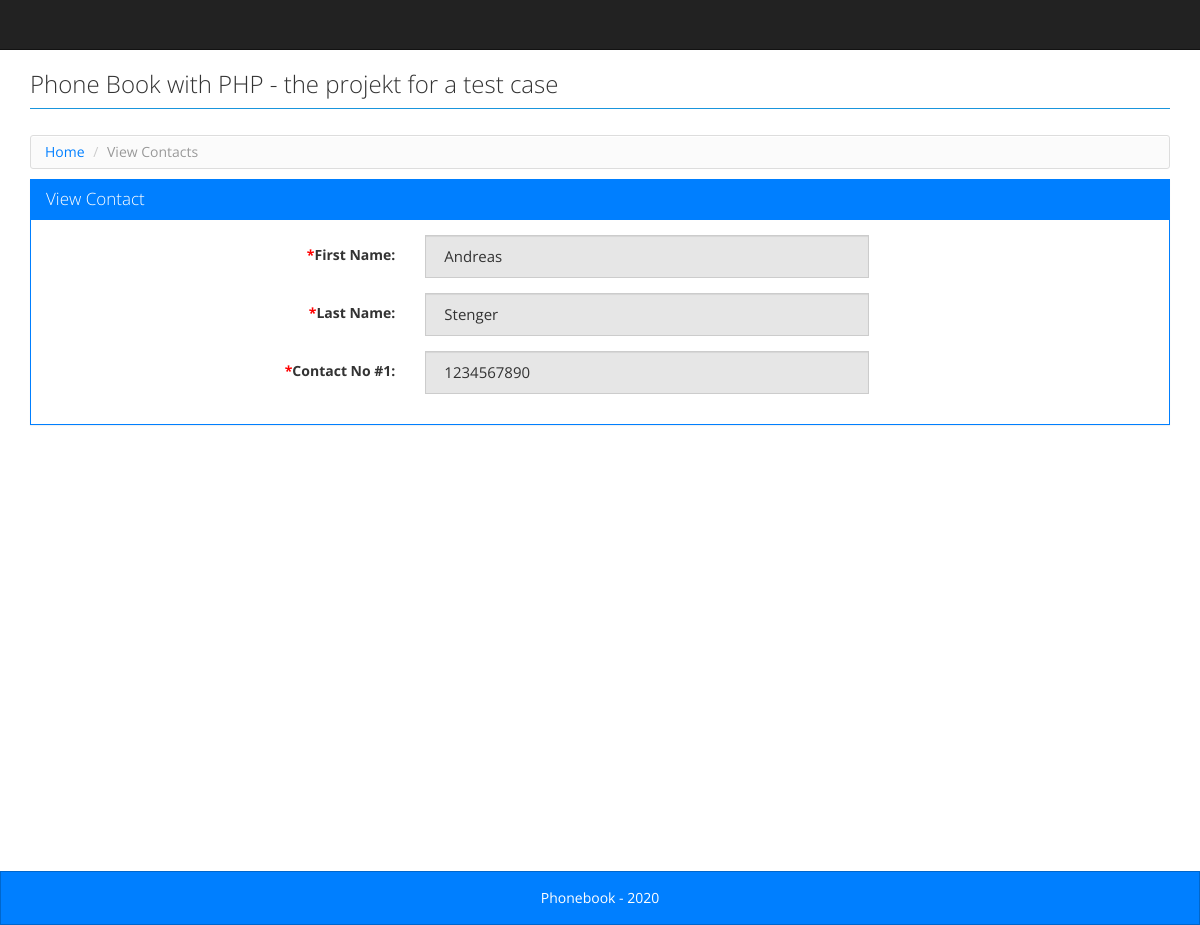
/view_contacts.php?cid=49, run on the app's committed database.
### tables this page shows
CREATE TABLE `tbl_contacts` (
  `contact_id` int(11) NOT NULL,
  `first_name` varchar(255) NOT NULL,
  `last_name` varchar(255) NOT NULL,
  `contact_no1` varchar(255) NOT NULL
);

### view_contacts.php (the view)
<?php
  require_once("config.php");
  include("header.php");
  try {
     $sql = "SELECT * FROM tbl_contacts WHERE 1 AND contact_id = :cid";
     $stmt = $DB->prepare($sql);
     $stmt->bindValue(":cid", intval($_GET["cid"]));
     $stmt->execute();
     $results = $stmt->fetchAll();
  } catch (Exception $ex) {
      	echo $ex->getMessage();
  }
?>
<div class="row">
  <ul class="breadcrumb">
      <li><a href="index.php">Home</a></li>
      <li class="active">View Contacts</li>
    </ul>
</div>
<div class="row">
  <div class="panel panel-primary">
    <div class="panel-heading">
      <h3 class="panel-title">View Contact</h3>
    </div>
    <div class="panel-body">
      <form class="form-horizontal" name="contact_form" id="contact_form" enctype="multipart/form-data" method="post" action="process_form.php">
        <fieldset>
          <div class="form-group">
            <label class="col-lg-4 control-label" for="first_name"><span class="required">*</span>First Name:</label>
            <div class="col-lg-5">
              <input type="text" readonly="" placeholder="First Name" value="<?php echo $results[0]["first_name"] ?>" id="first_name" class="form-control" name="first_name"><span id="first_name_err" class="error"></span>
            </div>
          </div>
          <div class="form-group">
            <label class="col-lg-4 control-label" for="last_name"><span class="required">*</span>Last Name:</label>
            <div class="col-lg-5">
              <input type="text" readonly="" value="<?php echo $results[0]["last_name"] ?>" placeholder="Last Name" id="last_name" class="form-control" name="last_name"><span id="last_name_err" class="error"></span>
            </div>
          </div>
          <div class="form-group">
            <label class="col-lg-4 control-label" for="contact_no1"><span class="required">*</span>Contact No #1:</label>
            <div class="col-lg-5">
              <input type="text" readonly="" value="<?php echo $results[0]["contact_no1"] ?>" placeholder="Contact Number" id="contact_no1" class="form-control" name="contact_no1"><span id="contact_no1_err" class="error"></span>
            </div>
          </div>
        </fieldset>
      </form>
    </div>
  </div>
</div>
<?php
  include("footer.php");
?>

### style.css (style rules this page uses)
html, body { height: 100%; }
body { font-size: 14px; line-height: 18px; }
.mainbody .row { margin: 0px; }
.panel-body { width: 100%; margin: 0 auto; }
.breadcrumb { background-color: #FBFBFB; background-image: -moz-linear-gradient(center top , #FFFFFF, #F5F5F5); background-repeat: repeat-x; border: 1px solid #DDDDDD; border-radius: 3px; box-shadow: 0 1px 0 #FFFFFF inset; list-style: none outside none; margin: 5px 0 10px 0; padding: 7px 14px; }
.breadcrumb li { display: inline-block; text-shadow: 0 1px 0 #FFFFFF; }
.required { color: #f00; }

### data on the page
tbl_contacts: first_name "Andreas", last_name "Stenger", contact_no1 "1234567890"
